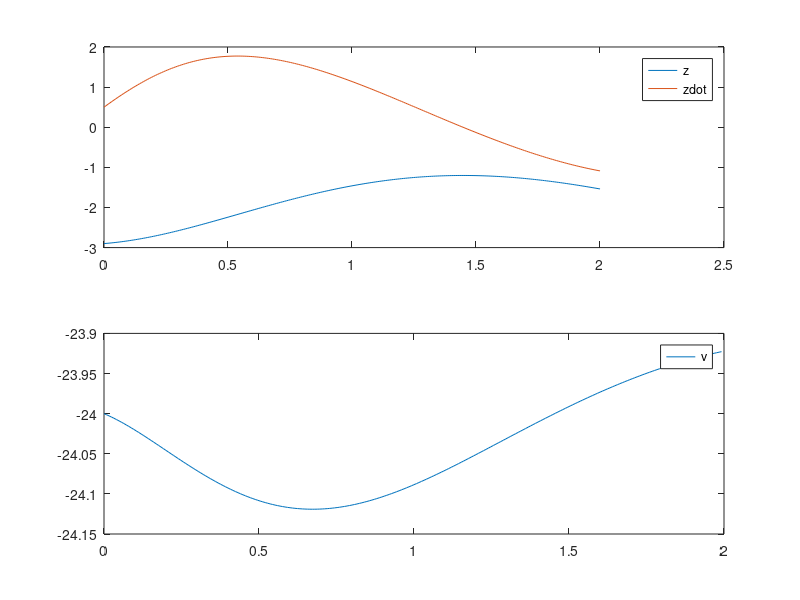

MATLAB code to generate this figure:
function startercode145619
[T,X,U,XFORDISPLAY] = RunSimulation;
PlotResults(T,X,U);
z = mat2str(XFORDISPLAY(1),8)
zdot = mat2str(XFORDISPLAY(2),8)
end

function [actuators,data] = initControlSystem(sensors,references,parameters,data)
%%%%%%%%%%%%%%%%%%
% MODIFY
data.A = [0, 1; -4, -2/5];
data.B = [0; 1/5];
data.C = [0, 1];
data.xhat = [0;0];
data.u = 0;

qC = eye(length(data.A - 1));
rC = 4.1;

qO = 8.6;
rO = eye(length(data.A - 1));

data.K = lqr(data.A, data.B, qC, rC);
data.L = lqr(data.A', data.C', inv(rO), inv(qO))';
%
%%%%%%%%%%%%%%%%%%
[actuators,data] = runControlSystem(sensors,references,parameters,data);
end

function [actuators,data] = runControlSystem(sensors,references,parameters,data)
%%%%%%%%%%%%%%%%%%
% MODIFY
zE = -2;
vE = -24;
u = -data.K * data.xhat;
y = sensors.zdot;
data.xhat = data.xhat + (data.A*data.xhat + data.B*u - data.L*(data.C*data.xhat - y)) * parameters.tStep;
actuators.v = u + vE;
%
%%%%%%%%%%%%%%%%%%
end

function [T,X,U,XFORDISPLAY] = RunSimulation
[t,x,tStep,nSteps,nStepsForDisplay] = InitSimulation;
T = t;
X = x;
U = [];
controller.init = @initControlSystem;
controller.run = @runControlSystem;
controller.sensors = GetSensors(t,x);
controller.references = struct;
controller.parameters = struct('tStep',tStep);
controller.data = struct;
[controller.actuators,controller.data] = ...
    controller.init(controller.sensors, ...
                    controller.references, ...
                    controller.parameters, ...
                    controller.data);
for iStep = 1:nSteps
    u = GetInput(controller.actuators);
    [t,x] = ode45(@(t,x) GetXDot(t,x,u),[t t+tStep],x);
    t = t(end);
    x = x(end,:)';
    controller.sensors = GetSensors(t,x);
    [controller.actuators,controller.data] = ...
    controller.run(controller.sensors, ...
                    controller.references, ...
                    controller.parameters, ...
                    controller.data);
    T = [T t];
    X = [X x];
    U = [U u];
    if iStep==nStepsForDisplay
        XFORDISPLAY = x;
    end
end
end

function [t,x,tStep,nSteps,nStepsForDisplay] = InitSimulation
t = 0;
x = [-2.90; 0.50];
tStep = 0.008;
nStepsForDisplay = 25;
nSteps = 250;
end

function u = GetInput(actuators)
u = actuators.v;
end

function sensors = GetSensors(t,x)
sensors.t = t;
sensors.zdot = x(2);
end

function xdot = GetXDot(t,x,u)
xdot = [x(2); (1/5)*(-(2*x(2)+8*x(1)+1*x(1)^3)+u(1))];
end

function PlotResults(T,X,U)
clf;
subplot(2,1,1);
plot(T,X);
legend('z','zdot');
subplot(2,1,2);
plot(T(1:end-1),U);
legend('v');
end
